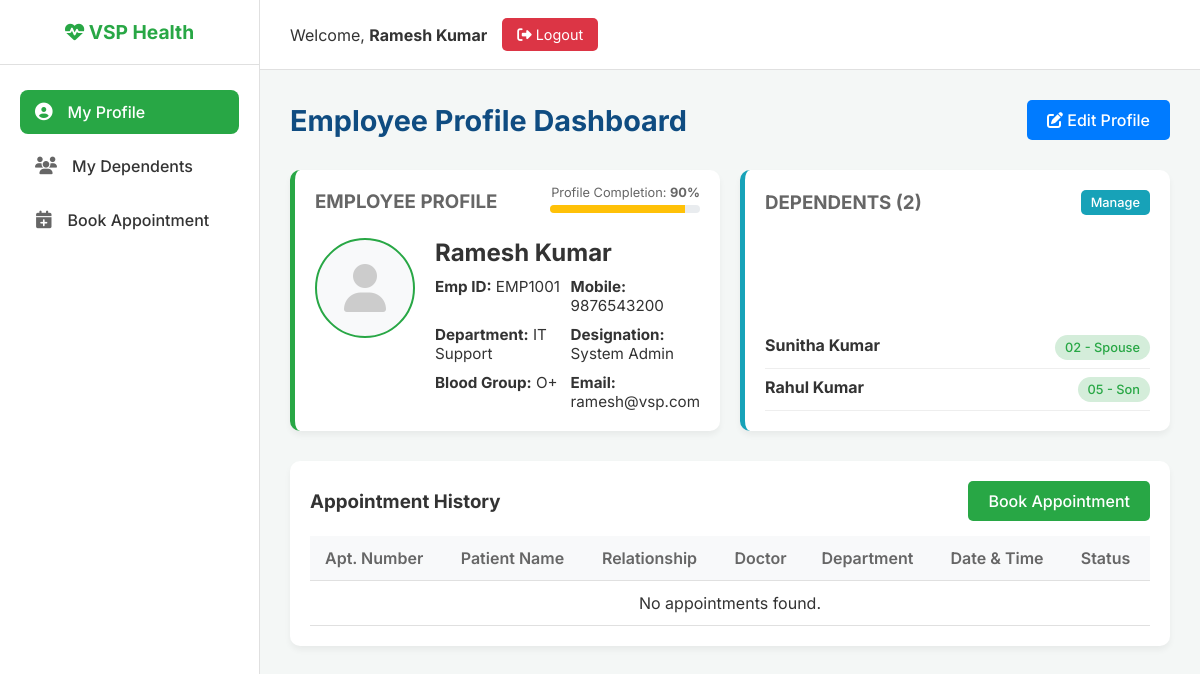
Screenshot of /dashboard (signed in) with the database file from the repository.
### tables this page shows
CREATE TABLE employees (
            id INTEGER PRIMARY KEY AUTOINCREMENT,
            employee_id TEXT UNIQUE NOT NULL,
            employee_name TEXT NOT NULL,
            department TEXT,
            designation TEXT,
            mobile TEXT NOT NULL,
            email TEXT,
            dob TEXT,
            gender TEXT,
            blood_group TEXT,
            address TEXT,
            status TEXT DEFAULT 'Active',
            profile_photo TEXT,
            password TEXT NOT NULL
        );

CREATE TABLE dependents (
            dependent_id INTEGER PRIMARY KEY AUTOINCREMENT,
            employee_id INTEGER,
            dependent_name TEXT NOT NULL,
            relationship TEXT NOT NULL,
            dob TEXT,
            gender TEXT,
            blood_group TEXT,
            mobile TEXT,
            aadhaar_number TEXT,
            status TEXT DEFAULT 'Active',
            FOREIGN KEY (employee_id) REFERENCES employees (id)
        );

### app.py (the view)
@app.route('/dashboard')
def dashboard():
    if not check_employee(): return redirect(url_for('login'))
    conn = get_db_connection()
    employee = conn.execute('SELECT * FROM employees WHERE id = ?', (session['user_id'],)).fetchone()
    dependents = conn.execute('SELECT * FROM dependents WHERE employee_id = ?', (session['user_id'],)).fetchall()
    appointments = conn.execute('''
        SELECT a.appointment_number, a.patient_name, a.relationship, a.appointment_date, a.appointment_time, a.status, d.name as doctor_name, dep.name as dept_name
        FROM appointments a
        JOIN doctors d ON a.doctor_id = d.id
        JOIN departments dep ON a.department_id = dep.id
        WHERE a.employee_id = ?
        ORDER BY a.appointment_date DESC
    ''', (session['user_id'],)).fetchall()
    conn.close()
    fields_to_check = ['employee_name', 'department', 'designation', 'mobile', 'email', 'dob', 'gender', 'blood_group', 'address', 'profile_photo']
    filled_fields = sum(1 for field in fields_to_check if employee[field] and str(employee[field]).strip() != '')
    completion_percentage = int((filled_fields / len(fields_to_check)) * 100)
    return render_template('employee_dashboard.html', employee=employee, dependents=dependents, appointments=appointments, completion_percentage=completion_percentage)

### app.py (called while the page is built)
def get_db_connection():
    conn = sqlite3.connect('hospital.db')
    conn.row_factory = sqlite3.Row
    return conn

def check_employee():
    if not session.get('user_id') or session.get('role') != 'employee':
        return False
    return True

### templates/employee_dashboard.html
{% extends "employee_base.html" %}
{% block content %}
<div class="page-header" style="display: flex; justify-content: space-between; align-items: center;">
    <h1 class="page-title">Employee Profile Dashboard</h1>
    <a href="{{ url_for('employee_profile') }}" class="btn-primary" style="background-color: #007bff;"><i class="fas fa-edit"></i> Edit Profile</a>
</div>
<div style="display: grid; grid-template-columns: 1fr 1fr; gap: 20px; margin-bottom: 30px;">
    <div class="card" style="align-items: flex-start; flex-direction: column; border-left-color: #28a745; position: relative;">
        <div style="position: absolute; top: 15px; right: 20px; text-align: right;">
            <div style="font-size: 0.8rem; color: var(--text-muted); margin-bottom: 5px;">Profile Completion: <strong>{{ completion_percentage }}%</strong></div>
            <div style="width: 150px; height: 8px; background-color: #e9ecef; border-radius: 4px; overflow: hidden;">
                <div style="height: 100%; width: {{ completion_percentage }}%; background-color: {% if completion_percentage == 100 %}#28a745{% elif completion_percentage > 50 %}#ffc107{% else %}#dc3545{% endif %};"></div>
            </div>
        </div>
        <h3 style="color: var(--text-muted); margin-bottom: 25px; text-transform: uppercase;">Employee Profile</h3>
        <div style="display: flex; gap: 20px; width: 100%;">
            <div style="width: 100px; height: 100px; border-radius: 50%; overflow: hidden; background-color: #f8f9fa; display: flex; justify-content: center; align-items: center; border: 2px solid #28a745;">
                {% if employee.profile_photo %}
                    <img src="{{ url_for('static', filename=employee.profile_photo) }}" alt="Profile Photo" style="width: 100%; height: 100%; object-fit: cover;">
                {% else %}
                    <i class="fas fa-user" style="font-size: 3rem; color: #ccc;"></i>
                {% endif %}
            </div>
            <div style="flex: 1;">
                <h2 style="font-size: 1.5rem; margin-bottom: 10px;">{{ employee.employee_name }}</h2>
                <div style="display: grid; grid-template-columns: 1fr 1fr; gap: 10px; font-size: 0.95rem;">
                    <p><strong>Emp ID:</strong> {{ employee.employee_id }}</p>
                    <p><strong>Mobile:</strong> {{ employee.mobile or 'N/A' }}</p>
                    <p><strong>Department:</strong> {{ employee.department or 'N/A' }}</p>
                    <p><strong>Designation:</strong> {{ employee.designation or 'N/A' }}</p>
                    <p><strong>Blood Group:</strong> {{ employee.blood_group or 'N/A' }}</p>
                    <p><strong>Email:</strong> {{ employee.email or 'N/A' }}</p>
                </div>
            </div>
        </div>
    </div>
    <div class="card" style="align-items: flex-start; flex-direction: column; border-left-color: #17a2b8;">
        <div style="display: flex; justify-content: space-between; width: 100%; align-items: center; margin-bottom: 15px;">
            <h3 style="color: var(--text-muted); text-transform: uppercase;">Dependents ({{ dependents|length }})</h3>
            <a href="{{ url_for('employee_dependents') }}" class="btn-primary" style="padding: 5px 10px; font-size: 0.8rem; background-color: #17a2b8;">Manage</a>
        </div>
        <div style="width: 100%;">
            {% if dependents %}
                <ul style="list-style: none;">
                {% for dep in dependents %}
                    <li style="padding: 8px 0; border-bottom: 1px solid #eee; display: flex; justify-content: space-between;">
                        <span><strong>{{ dep.dependent_name }}</strong></span>
                        <span class="badge badge-active">{{ dep.relationship }}</span>
                    </li>
                {% endfor %}
                </ul>
            {% else %}
                <p style="color: var(--text-muted);">No dependents added yet.</p>
            {% endif %}
        </div>
    </div>
</div>
<div class="table-container">
    <div class="table-header">
        <h3>Appointment History</h3>
        <a href="{{ url_for('book') }}" class="btn-primary" style="background-color: #28a745;">Book Appointment</a>
    </div>
    <table class="data-table">
        <thead>
            <tr>
                <th>Apt. Number</th>
                <th>Patient Name</th>
                <th>Relationship</th>
                <th>Doctor</th>
                <th>Department</th>
                <th>Date & Time</th>
                <th>Status</th>
            </tr>
        </thead>
        <tbody>
            {% for apt in appointments %}
            <tr>
                <td><strong>{{ apt.appointment_number }}</strong></td>
                <td>{{ apt.patient_name }}</td>
                <td><span class="badge badge-active">{{ apt.relationship }}</span></td>
                <td>{{ apt.doctor_name }}</td>
                <td>{{ apt.dept_name }}</td>
                <td>{{ apt.appointment_date }} <br><small>{{ apt.appointment_time }}</small></td>
                <td>
                    <span class="badge
                        {% if apt.status == 'Pending' %}badge-pending
                        {% elif apt.status == 'Approved' %}badge-active
                        {% elif apt.status == 'Completed' %}badge-completed
                        {% else %}badge-inactive{% endif %}">
                        {{ apt.status }}
                    </span>
                </td>
            </tr>
            {% else %}
            <tr>
                <td colspan="7" style="text-align: center;">No appointments found.</td>
            </tr>
            {% endfor %}
        </tbody>
    </table>
</div>
{% endblock %}

### templates/employee_base.html (shortened to what this page needs)
<!DOCTYPE html>
<html lang="en">
<head>
    <link rel="stylesheet" href="https://cdnjs.cloudflare.com/ajax/libs/font-awesome/6.4.0/css/all.min.css">
    <link rel="stylesheet" href="{{ url_for('static', filename='css/admin_style.css') }}">
</head>
<body>
    <aside class="sidebar" id="sidebar">
        <div class="sidebar-header">
            <h2><i class="fas fa-heartbeat"></i> VSP Health</h2>
        </div>
        <ul class="sidebar-nav">
            <li><a href="{{ url_for('dashboard') }}" class="{% if request.endpoint == 'dashboard' %}active{% endif %}"><i class="fas fa-user-circle"></i> My Profile</a></li>
            <li><a href="{{ url_for('employee_dependents') }}" class="{% if request.endpoint == 'employee_dependents' %}active{% endif %}"><i class="fas fa-users"></i> My Dependents</a></li>
            <li><a href="{{ url_for('book') }}" class="{% if request.endpoint == 'book' %}active{% endif %}"><i class="fas fa-calendar-plus"></i> Book Appointment</a></li>
        </ul>
    </aside>
    <main class="main-content">
        <header class="topbar">
            <div class="user-profile">
                <span>Welcome, <strong>{{ session.name }}</strong></span>
                <a href="{{ url_for('logout') }}" class="btn-logout"><i class="fas fa-sign-out-alt"></i> Logout</a>
            </div>
        </header>
        <div class="page-content">
            {% block content %}{% endblock %}
        </div>
    </main>
</body>
</html>

### static/css/admin_style.css (style rules this page uses)
:root { --primary-color: #0f4c81; --secondary-color: #1a73e8; --accent-color: #fca311; --bg-color: #f4f7f6; --sidebar-bg: #ffffff; --text-main: #333333; --text-muted: #666666; --success-color: #28a745; --danger-color: #dc3545; --warning-color: #ffc107; --info-color: #17a2b8; --border-color: #e0e0e0; --card-shadow: 0 4px 6px rgba(0,0,0,0.05); --transition-speed: 0.3s; }
* { margin: 0; padding: 0; box-sizing: border-box; font-family: 'Inter', 'Segoe UI', Tahoma, Geneva, Verdana, sans-serif; }
body { background-color: var(--bg-color); color: var(--text-main); display: flex; min-height: 100vh; overflow-x: hidden; }
.sidebar { width: 260px; background-color: var(--sidebar-bg); border-right: 1px solid var(--border-color); display: flex; flex-direction: column; transition: all var(--transition-speed); z-index: 1000; }
.sidebar-header { padding: 20px; display: flex; align-items: center; justify-content: center; border-bottom: 1px solid var(--border-color); }
.sidebar-header h2 { color: var(--primary-color); font-size: 1.2rem; font-weight: 700; text-align: center; }
.sidebar-nav { flex: 1; padding: 20px 0; list-style: none; }
.sidebar-nav li { padding: 5px 20px; }
.sidebar-nav a { display: flex; align-items: center; padding: 12px 15px; color: var(--text-main); text-decoration: none; border-radius: 8px; transition: all var(--transition-speed); font-weight: 500; }
.sidebar-nav a i { margin-right: 15px; font-size: 1.1rem; color: var(--text-muted); }
.sidebar-nav a:hover, .sidebar-nav a.active { background-color: var(--primary-color); color: #fff; }
.sidebar-nav a:hover i, .sidebar-nav a.active i { color: #fff; }
.main-content { flex: 1; display: flex; flex-direction: column; width: calc(100% - 260px); }
.topbar { height: 70px; background-color: #fff; border-bottom: 1px solid var(--border-color); display: flex; align-items: center; justify-content: space-between; padding: 0 30px; }
.user-profile { display: flex; align-items: center; gap: 15px; }
.btn-logout { background-color: var(--danger-color); color: white; padding: 8px 15px; border-radius: 5px; text-decoration: none; font-size: 0.9rem; transition: background 0.3s; }
.page-content { padding: 30px; flex: 1; overflow-y: auto; }
.page-header { display: flex; justify-content: space-between; align-items: center; margin-bottom: 30px; }
.page-title { font-size: 1.8rem; color: var(--primary-color); }
.card { background: #fff; border-radius: 10px; padding: 20px; box-shadow: var(--card-shadow); display: flex; align-items: center; justify-content: space-between; border-left: 5px solid var(--primary-color); }
.table-container { background: #fff; border-radius: 10px; padding: 20px; box-shadow: var(--card-shadow); overflow-x: auto; }
.table-header { display: flex; justify-content: space-between; align-items: center; margin-bottom: 15px; }
.btn-primary { background-color: var(--primary-color); color: white; padding: 10px 20px; border: none; border-radius: 5px; cursor: pointer; font-weight: 500; text-decoration: none; display: inline-block; transition: background 0.3s; }
.data-table { width: 100%; border-collapse: collapse; }
.data-table th, .data-table td { padding: 12px 15px; text-align: left; border-bottom: 1px solid var(--border-color); }
.data-table th { background-color: #f8f9fa; color: var(--text-muted); font-weight: 600; }
.badge { padding: 5px 10px; border-radius: 20px; font-size: 0.8rem; font-weight: 500; }
.badge-active { background-color: #d4edda; color: var(--success-color); }

### templates/employee_base.html (style rules this page uses)
.sidebar-header h2 { color: #28a745; }
.sidebar-nav a:hover, .sidebar-nav a.active { background-color: #28a745; }

### rows the page displays
employees: name "Ramesh Kumar", employee_name "Ramesh Kumar", employee_id "EMP1001", mobile "9876543200", department "IT Support", designation "System Admin", blood_group "O+", email "ramesh@vsp.com"
dependents: dependent_name "Sunitha Kumar", relationship "02 - Spouse"
dependents: dependent_name "Rahul Kumar", relationship "05 - Son"

### other values shown
{{ completion_percentage }} "90"
{{ dependents|length }} "2"
